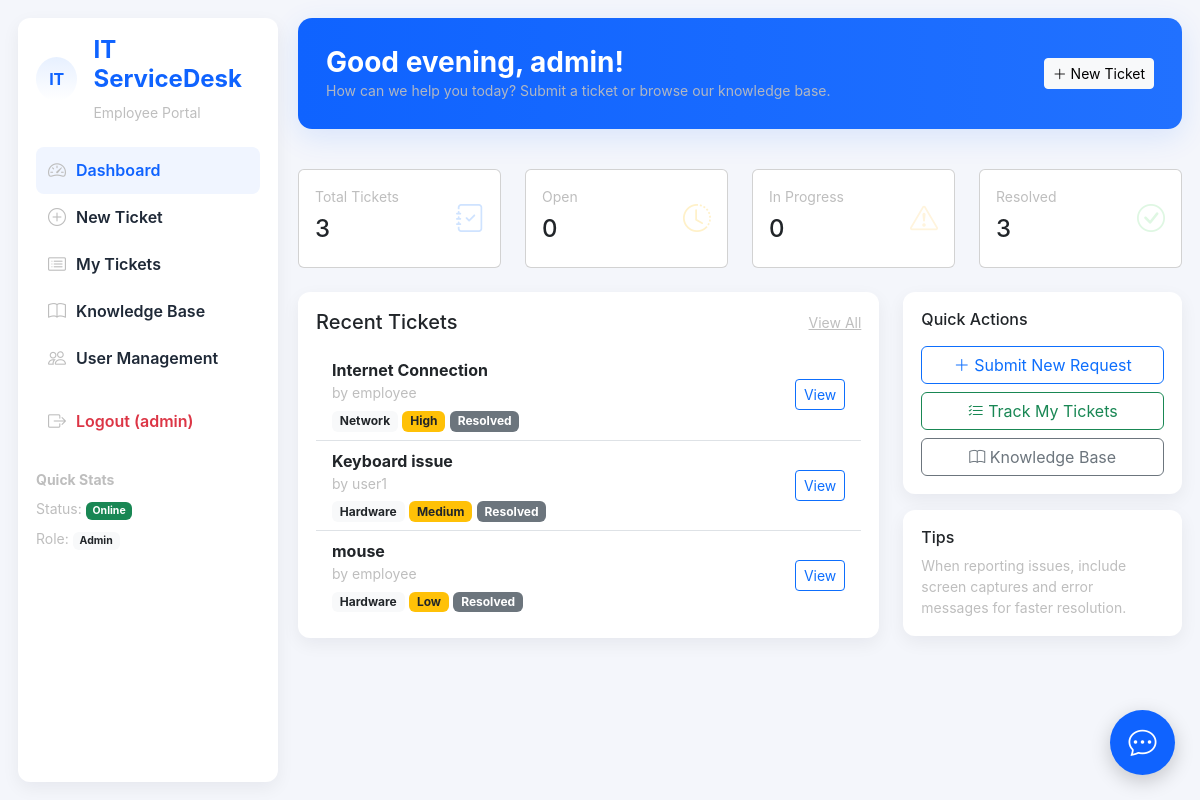
The page / (signed in) on the database its author committed.
### tables this page shows
CREATE TABLE tickets (
            id INTEGER PRIMARY KEY AUTOINCREMENT,
            title TEXT,
            category TEXT,
            priority TEXT,
            status TEXT,
            description TEXT
        , created_by TEXT, assigned_to INTEGER, updated_at TEXT);

### app.py (the view)
    def wrapper(*args, **kwargs):
        if "username" not in session:
            return redirect("/login")
        return func(*args, **kwargs)

### app.py (called while the page is built)
def login_required(func):
    def wrapper(*args, **kwargs):
        if "username" not in session:
            return redirect("/login")
        return func(*args, **kwargs)
    wrapper.__name__ = func.__name__
    return wrapper

@app.route("/")
@login_required
def dashboard():
    conn = sqlite3.connect("database.db")
    cur = conn.cursor()
    if session["role"] == "Employee":
        cur.execute("SELECT * FROM tickets WHERE created_by=?", (session["username"],))
    else:
        cur.execute("SELECT * FROM tickets")
    tickets = cur.fetchall()
    conn.close()
    total = len(tickets)
    open_count = sum(1 for t in tickets if t[4] == "Open")
    progress = sum(1 for t in tickets if t[4] == "In Progress")
    resolved = sum(1 for t in tickets if t[4] == "Resolved")
    return render_template("dashboard.html",
                           total=total,
                           open=open_count,
                           progress=progress,
                           resolved=resolved,
                           tickets=tickets)

### templates/dashboard.html
{% extends "base.html" %}
{% block top_hero %}
<div class="top-hero">
  <div class="hero-left">
    <h1>Good {{ "evening" if true else "day" }}, {{ session.get('username') or 'Guest' }}!</h1>
    <p class="small-muted">How can we help you today? Submit a ticket or browse our knowledge base.</p>
  </div>
  <div class="d-flex align-items-center gap-3">
    <a href="{{ url_for('new_ticket') }}" class="btn btn-light btn-sm">
      <i class="bi bi-plus-lg"></i> New Ticket
    </a>
  </div>
</div>
{% endblock %}
{% block content %}
<div class="row mt-4">
  <div class="col-lg-3 col-md-6">
    <div class="card p-3 card-stats">
      <div class="d-flex justify-content-between align-items-center">
        <div>
          <div class="small-muted">Total Tickets</div>
          <div class="h4 mt-2">{{ total }}</div>
        </div>
        <i class="bi bi-journal-check" style="font-size:28px;color:#cfe3ff"></i>
      </div>
    </div>
  </div>
  <div class="col-lg-3 col-md-6">
    <div class="card p-3 card-stats">
      <div class="d-flex justify-content-between align-items-center">
        <div>
          <div class="small-muted">Open</div>
          <div class="h4 mt-2">{{ open }}</div>
        </div>
        <i class="bi bi-clock-history" style="font-size:28px;color:#fff1c9"></i>
      </div>
    </div>
  </div>
  <div class="col-lg-3 col-md-6">
    <div class="card p-3 card-stats">
      <div class="d-flex justify-content-between align-items-center">
        <div>
          <div class="small-muted">In Progress</div>
          <div class="h4 mt-2">{{ progress }}</div>
        </div>
        <i class="bi bi-exclamation-triangle" style="font-size:28px;color:#fff4dd"></i>
      </div>
    </div>
  </div>
  <div class="col-lg-3 col-md-6">
    <div class="card p-3 card-stats">
      <div class="d-flex justify-content-between align-items-center">
        <div>
          <div class="small-muted">Resolved</div>
          <div class="h4 mt-2">{{ resolved }}</div>
        </div>
        <i class="bi bi-check-circle" style="font-size:28px;color:#dff7e3"></i>
      </div>
    </div>
  </div>
</div>
<div class="row mt-4">
  <div class="col-lg-8">
    <div class="recent-card">
      <div class="d-flex justify-content-between align-items-center">
        <h5 class="mb-0">Recent Tickets</h5>
        <a href="{{ url_for('view_tickets') }}" class="small-muted">View All</a>
      </div>
      <ul class="list-group list-group-flush mt-3">
        {% for t in tickets[:6] %}
        <li class="list-group-item d-flex justify-content-between align-items-center">
          <div>
            <strong>{{ t[1] }}</strong>
            <div class="small-muted">by {{ t[6] or '—' }}</div>
            <div class="mt-1">
              <span class="badge bg-light text-dark">{{ t[2] }}</span>
              <span class="badge bg-warning text-dark">{{ t[3] }}</span>
              <span class="badge bg-secondary text-white">{{ t[4] }}</span>
            </div>
          </div>
          <div>
            <a href="{{ url_for('ticket_details', ticket_id=t[0]) }}" class="btn btn-outline-primary btn-sm">View</a>
          </div>
        </li>
        {% else %}
        <li class="list-group-item">No tickets yet.</li>
        {% endfor %}
      </ul>
    </div>
  </div>
  <div class="col-lg-4">
    <div class="quick-card">
      <h6>Quick Actions</h6>
      <div class="d-grid gap-2 mt-3">
        <a class="btn btn-outline-primary" href="{{ url_for('new_ticket') }}"><i class="bi bi-plus-lg"></i> Submit New Request</a>
        <a class="btn btn-outline-success" href="{{ url_for('view_tickets') }}"><i class="bi bi-list-check"></i> Track My Tickets</a>
        <a class="btn btn-outline-secondary" href="{{ url_for('knowledge') }}"><i class="bi bi-book"></i> Knowledge Base</a>
      </div>
    </div>
    <div class="quick-card mt-3">
      <h6>Tips</h6>
      <p class="small-muted mb-0">When reporting issues, include screen captures and error messages for faster resolution.</p>
    </div>
  </div>
</div>
{% endblock %}

### templates/base.html (style rules this page uses)
:root { --bg:#f4f6fb; --card:#ffffff; --accent:#0f63ff; --muted:#bebebe; --sidebar:#ffffff; --shadow: 0 6px 18px rgba(17,24,39,0.06); }
body { background: var(--bg); font-family: Inter, system-ui, -apple-system, "Segoe UI", Roboto, "Helvetica Neue", Arial; }
.top-hero { background: linear-gradient(90deg,#0f63ff,#2171ff); color:white; border-radius:14px; padding:28px; box-shadow: 0 8px 30px rgba(15,99,255,0.12); display:flex; justify-content:space-between; align-items:center; gap:20px; }
.hero-left h1 { margin:0; font-size:28px; font-weight:700; }
.hero-left p { margin:0; opacity:.92; }
.recent-card, .quick-card { border-radius:12px; box-shadow: var(--shadow); background:var(--card); padding:18px; }
.small-muted { color:var(--muted); font-size:14px; }

### rows shown on the page
tickets: title "Internet Connection", created_by "employee", category "Network", priority "High", status "Resolved"
tickets: title "Keyboard issue", created_by "user1", category "Hardware", priority "Medium", status "Resolved"
tickets: title "mouse", created_by "employee", category "Hardware", priority "Low", status "Resolved"

### other values the page prints
{{ session.get('username') }} "admin"
{{ session.get('role') or 'Guest' }} "Admin"
{{ "evening" if true else "day" }} "evening"
{{ session.get('username') or 'Guest' }} "admin"
{{ total }} "3"
{{ open }} "0"
{{ progress }} "0"
{{ resolved }} "3"
